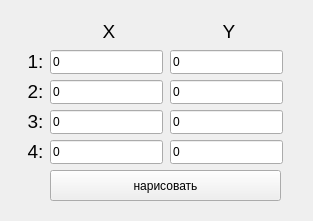
<?xml version="1.0" encoding="UTF-8"?>
<ui version="4.0">
 <class>MainWindow</class>
 <widget class="QMainWindow" name="MainWindow">
  <property name="geometry">
   <rect>
    <x>0</x>
    <y>0</y>
    <width>313</width>
    <height>221</height>
   </rect>
  </property>
  <property name="windowTitle">
   <string>MainWindow</string>
  </property>
  <widget class="QWidget" name="centralwidget">
   <widget class="QLineEdit" name="lineEdit_x_1">
    <property name="geometry">
     <rect>
      <x>50</x>
      <y>50</y>
      <width>113</width>
      <height>24</height>
     </rect>
    </property>
    <property name="text">
     <string>0</string>
    </property>
   </widget>
   <widget class="QLineEdit" name="lineEdit_y_1">
    <property name="geometry">
     <rect>
      <x>170</x>
      <y>50</y>
      <width>113</width>
      <height>24</height>
     </rect>
    </property>
    <property name="text">
     <string>0</string>
    </property>
   </widget>
   <widget class="QLineEdit" name="lineEdit_y_2">
    <property name="geometry">
     <rect>
      <x>170</x>
      <y>80</y>
      <width>113</width>
      <height>24</height>
     </rect>
    </property>
    <property name="text">
     <string>0</string>
    </property>
   </widget>
   <widget class="QLineEdit" name="lineEdit_x_2">
    <property name="geometry">
     <rect>
      <x>50</x>
      <y>80</y>
      <width>113</width>
      <height>24</height>
     </rect>
    </property>
    <property name="text">
     <string>0</string>
    </property>
   </widget>
   <widget class="QLineEdit" name="lineEdit_x_3">
    <property name="geometry">
     <rect>
      <x>50</x>
      <y>110</y>
      <width>113</width>
      <height>24</height>
     </rect>
    </property>
    <property name="text">
     <string>0</string>
    </property>
   </widget>
   <widget class="QLineEdit" name="lineEdit_x_4">
    <property name="geometry">
     <rect>
      <x>50</x>
      <y>140</y>
      <width>113</width>
      <height>24</height>
     </rect>
    </property>
    <property name="text">
     <string>0</string>
    </property>
   </widget>
   <widget class="QLineEdit" name="lineEdit_y_3">
    <property name="geometry">
     <rect>
      <x>170</x>
      <y>110</y>
      <width>113</width>
      <height>24</height>
     </rect>
    </property>
    <property name="text">
     <string>0</string>
    </property>
   </widget>
   <widget class="QLineEdit" name="lineEdit_y_4">
    <property name="geometry">
     <rect>
      <x>170</x>
      <y>140</y>
      <width>113</width>
      <height>24</height>
     </rect>
    </property>
    <property name="text">
     <string>0</string>
    </property>
   </widget>
   <widget class="QLabel" name="label">
    <property name="geometry">
     <rect>
      <x>80</x>
      <y>20</y>
      <width>58</width>
      <height>21</height>
     </rect>
    </property>
    <property name="text">
     <string>&lt;html&gt;&lt;head/&gt;&lt;body&gt;&lt;p align=&quot;center&quot;&gt;&lt;span style=&quot; font-size:14pt;&quot;&gt;X&lt;/span&gt;&lt;/p&gt;&lt;/body&gt;&lt;/html&gt;</string>
    </property>
   </widget>
   <widget class="QLabel" name="label_2">
    <property name="geometry">
     <rect>
      <x>200</x>
      <y>20</y>
      <width>58</width>
      <height>21</height>
     </rect>
    </property>
    <property name="text">
     <string>&lt;html&gt;&lt;head/&gt;&lt;body&gt;&lt;p align=&quot;center&quot;&gt;&lt;span style=&quot; font-size:14pt;&quot;&gt;Y&lt;/span&gt;&lt;/p&gt;&lt;/body&gt;&lt;/html&gt;</string>
    </property>
   </widget>
   <widget class="QLabel" name="label_3">
    <property name="geometry">
     <rect>
      <x>20</x>
      <y>50</y>
      <width>31</width>
      <height>21</height>
     </rect>
    </property>
    <property name="text">
     <string>&lt;html&gt;&lt;head/&gt;&lt;body&gt;&lt;p align=&quot;center&quot;&gt;&lt;span style=&quot; font-size:14pt;&quot;&gt;1:&lt;/span&gt;&lt;/p&gt;&lt;/body&gt;&lt;/html&gt;</string>
    </property>
   </widget>
   <widget class="QLabel" name="label_4">
    <property name="geometry">
     <rect>
      <x>20</x>
      <y>80</y>
      <width>31</width>
      <height>21</height>
     </rect>
    </property>
    <property name="text">
     <string>&lt;html&gt;&lt;head/&gt;&lt;body&gt;&lt;p align=&quot;center&quot;&gt;&lt;span style=&quot; font-size:14pt;&quot;&gt;2:&lt;/span&gt;&lt;/p&gt;&lt;/body&gt;&lt;/html&gt;</string>
    </property>
   </widget>
   <widget class="QLabel" name="label_5">
    <property name="geometry">
     <rect>
      <x>20</x>
      <y>140</y>
      <width>31</width>
      <height>21</height>
     </rect>
    </property>
    <property name="text">
     <string>&lt;html&gt;&lt;head/&gt;&lt;body&gt;&lt;p align=&quot;center&quot;&gt;&lt;span style=&quot; font-size:14pt;&quot;&gt;4:&lt;/span&gt;&lt;/p&gt;&lt;/body&gt;&lt;/html&gt;</string>
    </property>
   </widget>
   <widget class="QLabel" name="label_6">
    <property name="geometry">
     <rect>
      <x>20</x>
      <y>110</y>
      <width>31</width>
      <height>21</height>
     </rect>
    </property>
    <property name="text">
     <string>&lt;html&gt;&lt;head/&gt;&lt;body&gt;&lt;p align=&quot;center&quot;&gt;&lt;span style=&quot; font-size:14pt;&quot;&gt;3:&lt;/span&gt;&lt;/p&gt;&lt;/body&gt;&lt;/html&gt;</string>
    </property>
   </widget>
   <widget class="QPushButton" name="pushButton">
    <property name="geometry">
     <rect>
      <x>50</x>
      <y>170</y>
      <width>231</width>
      <height>31</height>
     </rect>
    </property>
    <property name="text">
     <string>нарисовать</string>
    </property>
   </widget>
  </widget>
 </widget>
 <tabstops>
  <tabstop>lineEdit_x_1</tabstop>
  <tabstop>lineEdit_y_1</tabstop>
  <tabstop>lineEdit_x_2</tabstop>
  <tabstop>lineEdit_y_2</tabstop>
  <tabstop>lineEdit_x_3</tabstop>
  <tabstop>lineEdit_y_3</tabstop>
  <tabstop>lineEdit_x_4</tabstop>
  <tabstop>lineEdit_y_4</tabstop>
 </tabstops>
 <resources/>
 <connections/>
</ui>
